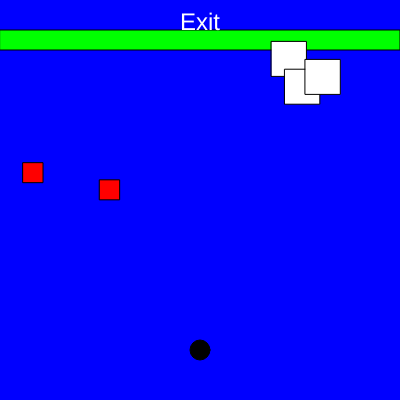
Frame 1 (no input)
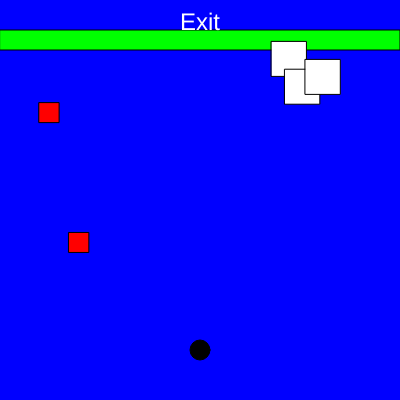
Frame 60 (no input)
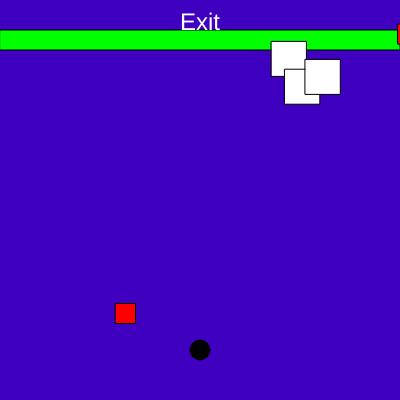
Frame 120 (the mouse pressed at the canvas centre since frame 60)

The p5.js sketch that drew these frames (run headless with seeded random() and noise() and a simulated clock; from frame 60 on, the mouse is pressed at the canvas centre):

// p5.js sketch
// ── sketch.js
//My Game- Get across the finish line. 
//Use the WASD keys to navigate the player. If you click the mouse more obstacles will be added.

var player;
var obstacles = [];
var exitY;
var score = 0;

function setup() {
  createCanvas(400, 400);
  player = new Player(width / 2, height - 50);
  exitY = 50;

  //  obstacles
  for (var i = 0; i < 3; i++) {
    obstacles.push(new Obstacle());
  }

  //  moving obstacles
  obstacles.push(new MovingObstacle());
  obstacles.push(new MovingObstacle());
}

function draw() {
  var bgColor = lerpColor(color(0, 0, 255), color(128, 0, 128), map(mouseY, 0, height, 0, 1));
  background(bgColor);

   //  finish line
  fill(0, 255, 0);
  rect(0, exitY - 20, width, 20);
  
  //  "Exit" text
  textSize(24);
  fill(255);
  textAlign(CENTER);
  text('Exit', width / 2, 30);

  //  player
  player.show();
  player.update();

  //  obstacles
  for (var obstacle of obstacles) {
    obstacle.show();
    obstacle.update();

    // collisions with player
    if (player.hits(obstacle)) {
      gameOver();
    }
  }

  // YOU Win!
  if (player.y < exitY) {
    winGame();
  }
}

function keyPressed() {
  if (key === 'W' || key === 'w') {
    player.move(0, -50);
  } else if (key === 'S' || key === 's') {
    player.move(0, 50);
  } else if (key === 'A' || key === 'a') {
    player.move(-50, 0);
  } else if (key === 'D' || key === 'd') {
    player.move(50, 0);
  }
}

function mouseClicked() {
  addNonMovingObstacle();
}

function addNonMovingObstacle() {
  obstacles.push(new Obstacle());
}

function gameOver() {
  textSize(32);
  fill(255, 0, 0);
  textAlign(CENTER, CENTER);
  text('Game Over!', width / 2, height / 2);
  noLoop();
}

function winGame() {
  textSize(32);
  fill(0, 255, 0);
  textAlign(CENTER, CENTER);
  text('You Win!', width / 2, height / 2);
  noLoop();
}

function Player(x, y) {
  this.x = x;
  this.y = y;
  this.size = 20;

  this.show = function() {
    fill(0);
    ellipse(this.x, this.y, this.size);
  }

  this.move = function(x, y) {
    if (this.x + x >= 0 && this.x + x <= width && this.y + y >= 0 && this.y + y <= height) {
      this.x += x;
      this.y += y;
    }
  }

  this.hits = function(obstacle) {
    let d = dist(this.x, this.y, obstacle.x, obstacle.y);
    return d < this.size / 2 + obstacle.size / 2;
  }

  this.update = function() {
    // Check if player reaches top
    if (this.y < 0) {
      winGame();
    }
  }
}

function Obstacle() {
  this.x = random(width - 20);
  this.y = random(height / 2);
  this.size = 35;

  this.show = function() {
    fill(255,255,255);
    rect(this.x, this.y, this.size, this.size);
  }

  this.update = function() {
    // No need to update static obstacles
  }
}

function MovingObstacle() {
  this.size = 20;
  this.speedX = random(-2, 2);
  this.speedY = random(-2, 2);
  this.x = random(width - this.size);
  this.y = random(height - this.size);

  this.show = function() {
    fill(255, 0, 0);
    rect(this.x, this.y, this.size, this.size);
  }

  this.update = function() {
    this.x += this.speedX;
    this.y += this.speedY;

    // if obstacle goes off screen and reappear on the opposite side
    if (this.x > width) {
      this.x = -this.size;
    } else if (this.x + this.size < 0) {
      this.x = width;
    }

    if (this.y > height) {
      this.y = -this.size;
    } else if (this.y + this.size < 0) {
      this.y = height;
    }
  }
}
